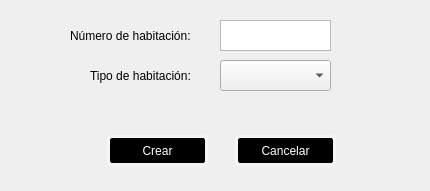
<?xml version="1.0" encoding="UTF-8"?>
<ui version="4.0">
 <class>crear_habitacion</class>
 <widget class="QWidget" name="crear_habitacion">
  <property name="geometry">
   <rect>
    <x>0</x>
    <y>0</y>
    <width>430</width>
    <height>191</height>
   </rect>
  </property>
  <property name="windowTitle">
   <string>CREAR UNA HABITACIÓN</string>
  </property>
  <property name="styleSheet">
   <string notr="true">QPushButton {
 border: 3px solid whitesmoke;
 border-radius: 5px;
 background-color: black;
 padding: 5px;
 margin: 5px;
color: white;
}
QPushButton:hover {
border: 3px solid black;
border-radius: 5px; 
background-color: white;
color: black;
}</string>
  </property>
  <widget class="QLabel" name="lblerror">
   <property name="geometry">
    <rect>
     <x>90</x>
     <y>100</y>
     <width>261</width>
     <height>20</height>
    </rect>
   </property>
   <property name="styleSheet">
    <string notr="true">color : red;</string>
   </property>
   <property name="text">
    <string/>
   </property>
   <property name="alignment">
    <set>Qt::AlignCenter</set>
   </property>
  </widget>
  <widget class="QLabel" name="label">
   <property name="geometry">
    <rect>
     <x>70</x>
     <y>25</y>
     <width>141</width>
     <height>21</height>
    </rect>
   </property>
   <property name="text">
    <string>Número de habitación:</string>
   </property>
  </widget>
  <widget class="QLabel" name="label_2">
   <property name="geometry">
    <rect>
     <x>90</x>
     <y>65</y>
     <width>121</width>
     <height>21</height>
    </rect>
   </property>
   <property name="text">
    <string>Tipo de habitación:</string>
   </property>
  </widget>
  <widget class="QTextEdit" name="numero">
   <property name="geometry">
    <rect>
     <x>220</x>
     <y>20</y>
     <width>111</width>
     <height>31</height>
    </rect>
   </property>
  </widget>
  <widget class="QComboBox" name="comboBox">
   <property name="geometry">
    <rect>
     <x>220</x>
     <y>60</y>
     <width>111</width>
     <height>31</height>
    </rect>
   </property>
  </widget>
  <widget class="QPushButton" name="btn_crear_h">
   <property name="geometry">
    <rect>
     <x>102</x>
     <y>130</y>
     <width>111</width>
     <height>41</height>
    </rect>
   </property>
   <property name="text">
    <string>Crear</string>
   </property>
  </widget>
  <widget class="QPushButton" name="btn_c_h">
   <property name="geometry">
    <rect>
     <x>230</x>
     <y>130</y>
     <width>111</width>
     <height>41</height>
    </rect>
   </property>
   <property name="text">
    <string>Cancelar</string>
   </property>
  </widget>
 </widget>
 <resources/>
 <connections/>
</ui>
